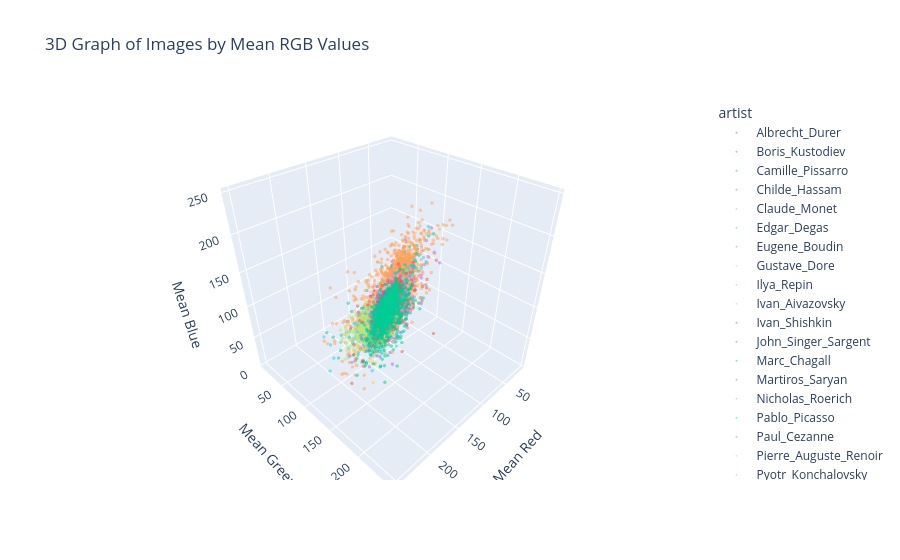

The cell this chart's notebook holds for it:
### Code cell
import plotly.express as px

# 2. Build the interactive 3D scatter plot
fig = px.scatter_3d(
    df,
    x="mean_R",
    y="mean_G",
    z="mean_B",
    color="artist",
    title="3D Graph of Images by Mean RGB Values",
    labels={"mean_R": "Mean Red", "mean_G": "Mean Green", "mean_B": "Mean Blue"},
    opacity=0.5,
)

# Make the dots slightly smaller for better visibility with 13k+ points
fig.update_traces(marker=dict(size=2))

# Display the plot
fig.show()

### Figure 1 — Plotly figure (JSON) as saved in the notebook; plotly's stock layout.template omitted (floating-point values rounded to 4 significant figures; data arrays with more than 128 entries replaced by an {"elided": "..."} marker saying what was removed)
{"data": [{"hovertemplate": "artist=Albrecht_Durer<br>Mean Red=%{x}<br>Mean Green=%{y}<br>Mean Blue=%{z}<extra></extra>", "legendgroup": "Albrecht_Durer", "marker": {"color": "#636efa", "opacity": 0.5, "size": 2, "symbol": "circle"}, "mode": "markers", "name": "Albrecht_Durer", "scene": "scene", "showlegend": true, "type": "scatter3d", "x": {"elided": "580 float values"}, "y": {"elided": "580 float values"}, "z": {"elided": "580 float values"}}, {"hovertemplate": "artist=Boris_Kustodiev<br>Mean Red=%{x}<br>Mean Green=%{y}<br>Mean Blue=%{z}<extra></extra>", "legendgroup": "Boris_Kustodiev", "marker": {"color": "#EF553B", "opacity": 0.5, "size": 2, "symbol": "circle"}, "mode": "markers", "name": "Boris_Kustodiev", "scene": "scene", "showlegend": true, "type": "scatter3d", "x": {"elided": "444 float values"}, "y": {"elided": "444 float values"}, "z": {"elided": "444 float values"}}, {"hovertemplate": "artist=Camille_Pissarro<br>Mean Red=%{x}<br>Mean Green=%{y}<br>Mean Blue=%{z}<extra></extra>", "legendgroup": "Camille_Pissarro", "marker": {"color": "#00cc96", "opacity": 0.5, "size": 2, "symbol": "circle"}, "mode": "markers", "name": "Camille_Pissarro", "scene": "scene", "showlegend": true, "type": "scatter3d", "x": {"elided": "621 float values"}, "y": {"elided": "621 float values"}, "z": {"elided": "621 float values"}}, {"hovertemplate": "artist=Childe_Hassam<br>Mean Red=%{x}<br>Mean Green=%{y}<br>Mean Blue=%{z}<extra></extra>", "legendgroup": "Childe_Hassam", "marker": {"color": "#ab63fa", "opacity": 0.5, "size": 2, "symbol": "circle"}, "mode": "markers", "name": "Childe_Hassam", "scene": "scene", "showlegend": true, "type": "scatter3d", "x": {"elided": "385 float values"}, "y": {"elided": "385 float values"}, "z": {"elided": "385 float values"}}, {"hovertemplate": "artist=Claude_Monet<br>Mean Red=%{x}<br>Mean Green=%{y}<br>Mean Blue=%{z}<extra></extra>", "legendgroup": "Claude_Monet", "marker": {"color": "#FFA15A", "opacity": 0.5, "size": 2, "symbol": "circle"}, "mode": "markers", "name": "Claude_Monet", "scene": "scene", "showlegend": true, "type": "scatter3d", "x": {"elided": "934 float values"}, "y": {"elided": "934 float values"}, "z": {"elided": "934 float values"}}, {"hovertemplate": "artist=Edgar_Degas<br>Mean Red=%{x}<br>Mean Green=%{y}<br>Mean Blue=%{z}<extra></extra>", "legendgroup": "Edgar_Degas", "marker": {"color": "#19d3f3", "opacity": 0.5, "size": 2, "symbol": "circle"}, "mode": "markers", "name": "Edgar_Degas", "scene": "scene", "showlegend": true, "type": "scatter3d", "x": {"elided": "428 float values"}, "y": {"elided": "428 float values"}, "z": {"elided": "428 float values"}}, {"hovertemplate": "artist=Eugene_Boudin<br>Mean Red=%{x}<br>Mean Green=%{y}<br>Mean Blue=%{z}<extra></extra>", "legendgroup": "Eugene_Boudin", "marker": {"color": "#FF6692", "opacity": 0.5, "size": 2, "symbol": "circle"}, "mode": "markers", "name": "Eugene_Boudin", "scene": "scene", "showlegend": true, "type": "scatter3d", "x": {"elided": "389 float values"}, "y": {"elided": "389 float values"}, "z": {"elided": "389 float values"}}, {"hovertemplate": "artist=Gustave_Dore<br>Mean Red=%{x}<br>Mean Green=%{y}<br>Mean Blue=%{z}<extra></extra>", "legendgroup": "Gustave_Dore", "marker": {"color": "#B6E880", "opacity": 0.5, "size": 2, "symbol": "circle"}, "mode": "markers", "name": "Gustave_Dore", "scene": "scene", "showlegend": true, "type": "scatter3d", "x": {"elided": "528 float values"}, "y": {"elided": "528 float values"}, "z": {"elided": "528 float values"}}, {"hovertemplate": "artist=Ilya_Repin<br>Mean Red=%{x}<br>Mean Green=%{y}<br>Mean Blue=%{z}<extra></extra>", "legendgroup": "Ilya_Repin", "marker": {"color": "#FF97FF", "opacity": 0.5, "size": 2, "symbol": "circle"}, "mode": "markers", "name": "Ilya_Repin", "scene": "scene", "showlegend": true, "type": "scatter3d", "x": {"elided": "378 float values"}, "y": {"elided": "378 float values"}, "z": {"elided": "378 float values"}}, {"hovertemplate": "artist=Ivan_Aivazovsky<br>Mean Red=%{x}<br>Mean Green=%{y}<br>Mean Blue=%{z}<extra></extra>", "legendgroup": "Ivan_Aivazovsky", "marker": {"color": "#FECB52", "opacity": 0.5, "size": 2, "symbol": "circle"}, "mode": "markers", "name": "Ivan_Aivazovsky", "scene": "scene", "showlegend": true, "type": "scatter3d", "x": {"elided": "404 float values"}, "y": {"elided": "404 float values"}, "z": {"elided": "404 float values"}}, {"hovertemplate": "artist=Ivan_Shishkin<br>Mean Red=%{x}<br>Mean Green=%{y}<br>Mean Blue=%{z}<extra></extra>", "legendgroup": "Ivan_Shishkin", "marker": {"color": "#636efa", "opacity": 0.5, "size": 2, "symbol": "circle"}, "mode": "markers", "name": "Ivan_Shishkin", "scene": "scene", "showlegend": true, "type": "scatter3d", "x": {"elided": "364 float values"}, "y": {"elided": "364 float values"}, "z": {"elided": "364 float values"}}, {"hovertemplate": "artist=John_Singer_Sargent<br>Mean Red=%{x}<br>Mean Green=%{y}<br>Mean Blue=%{z}<extra></extra>", "legendgroup": "John_Singer_Sargent", "marker": {"color": "#EF553B", "opacity": 0.5, "size": 2, "symbol": "circle"}, "mode": "markers", "name": "John_Singer_Sargent", "scene": "scene", "showlegend": true, "type": "scatter3d", "x": {"elided": "549 float values"}, "y": {"elided": "549 float values"}, "z": {"elided": "549 float values"}}, {"hovertemplate": "artist=Marc_Chagall<br>Mean Red=%{x}<br>Mean Green=%{y}<br>Mean Blue=%{z}<extra></extra>", "legendgroup": "Marc_Chagall", "marker": {"color": "#00cc96", "opacity": 0.5, "size": 2, "symbol": "circle"}, "mode": "markers", "name": "Marc_Chagall", "scene": "scene", "showlegend": true, "type": "scatter3d", "x": {"elided": "536 float values"}, "y": {"elided": "536 float values"}, "z": {"elided": "536 float values"}}, {"hovertemplate": "artist=Martiros_Saryan<br>Mean Red=%{x}<br>Mean Green=%{y}<br>Mean Blue=%{z}<extra></extra>", "legendgroup": "Martiros_Saryan", "marker": {"color": "#ab63fa", "opacity": 0.5, "size": 2, "symbol": "circle"}, "mode": "markers", "name": "Martiros_Saryan", "scene": "scene", "showlegend": true, "type": "scatter3d", "x": {"elided": "403 float values"}, "y": {"elided": "403 float values"}, "z": {"elided": "403 float values"}}, {"hovertemplate": "artist=Nicholas_Roerich<br>Mean Red=%{x}<br>Mean Green=%{y}<br>Mean Blue=%{z}<extra></extra>", "legendgroup": "Nicholas_Roerich", "marker": {"color": "#FFA15A", "opacity": 0.5, "size": 2, "symbol": "circle"}, "mode": "markers", "name": "Nicholas_Roerich", "scene": "scene", "showlegend": true, "type": "scatter3d", "x": {"elided": "1274 float values"}, "y": {"elided": "1274 float values"}, "z": {"elided": "1274 float values"}}, {"hovertemplate": "artist=Pablo_Picasso<br>Mean Red=%{x}<br>Mean Green=%{y}<br>Mean Blue=%{z}<extra></extra>", "legendgroup": "Pablo_Picasso", "marker": {"color": "#19d3f3", "opacity": 0.5, "size": 2, "symbol": "circle"}, "mode": "markers", "name": "Pablo_Picasso", "scene": "scene", "showlegend": true, "type": "scatter3d", "x": {"elided": "534 float values"}, "y": {"elided": "534 float values"}, "z": {"elided": "534 float values"}}, {"hovertemplate": "artist=Paul_Cezanne<br>Mean Red=%{x}<br>Mean Green=%{y}<br>Mean Blue=%{z}<extra></extra>", "legendgroup": "Paul_Cezanne", "marker": {"color": "#FF6692", "opacity": 0.5, "size": 2, "symbol": "circle"}, "mode": "markers", "name": "Paul_Cezanne", "scene": "scene", "showlegend": true, "type": "scatter3d", "x": {"elided": "406 float values"}, "y": {"elided": "406 float values"}, "z": {"elided": "406 float values"}}, {"hovertemplate": "artist=Pierre_Auguste_Renoir<br>Mean Red=%{x}<br>Mean Green=%{y}<br>Mean Blue=%{z}<extra></extra>", "legendgroup": "Pierre_Auguste_Renoir", "marker": {"color": "#B6E880", "opacity": 0.5, "size": 2, "symbol": "circle"}, "mode": "markers", "name": "Pierre_Auguste_Renoir", "scene": "scene", "showlegend": true, "type": "scatter3d", "x": {"elided": "975 float values"}, "y": {"elided": "975 float values"}, "z": {"elided": "975 float values"}}, {"hovertemplate": "artist=Pyotr_Konchalovsky<br>Mean Red=%{x}<br>Mean Green=%{y}<br>Mean Blue=%{z}<extra></extra>", "legendgroup": "Pyotr_Konchalovsky", "marker": {"color": "#FF97FF", "opacity": 0.5, "size": 2, "symbol": "circle"}, "mode": "markers", "name": "Pyotr_Konchalovsky", "scene": "scene", "showlegend": true, "type": "scatter3d", "x": {"elided": "644 float values"}, "y": {"elided": "644 float values"}, "z": {"elided": "644 float values"}}, {"hovertemplate": "artist=Raphael_Kirchner<br>Mean Red=%{x}<br>Mean Green=%{y}<br>Mean Blue=%{z}<extra></extra>", "legendgroup": "Raphael_Kirchner", "marker": {"color": "#FECB52", "opacity": 0.5, "size": 2, "symbol": "circle"}, "mode": "markers", "name": "Raphael_Kirchner", "scene": "scene", "showlegend": true, "type": "scatter3d", "x": {"elided": "362 float values"}, "y": {"elided": "362 float values"}, "z": {"elided": "362 float values"}}, {"hovertemplate": "artist=Rembrandt<br>Mean Red=%{x}<br>Mean Green=%{y}<br>Mean Blue=%{z}<extra></extra>", "legendgroup": "Rembrandt", "marker": {"color": "#636efa", "opacity": 0.5, "size": 2, "symbol": "circle"}, "mode": "markers", "name": "Rembrandt", "scene": "scene", "showlegend": true, "type": "scatter3d", "x": {"elided": "544 float values"}, "y": {"elided": "544 float values"}, "z": {"elided": "544 float values"}}, {"hovertemplate": "artist=Salvador_Dali<br>Mean Red=%{x}<br>Mean Green=%{y}<br>Mean Blue=%{z}<extra></extra>", "legendgroup": "Salvador_Dali", "marker": {"color": "#EF553B", "opacity": 0.5, "size": 2, "symbol": "circle"}, "mode": "markers", "name": "Salvador_Dali", "scene": "scene", "showlegend": true, "type": "scatter3d", "x": {"elided": "336 float values"}, "y": {"elided": "336 float values"}, "z": {"elided": "336 float values"}}, {"hovertemplate": "artist=Vincent_van_Gogh<br>Mean Red=%{x}<br>Mean Green=%{y}<br>Mean Blue=%{z}<extra></extra>", "legendgroup": "Vincent_van_Gogh", "marker": {"color": "#00cc96", "opacity": 0.5, "size": 2, "symbol": "circle"}, "mode": "markers", "name": "Vincent_van_Gogh", "scene": "scene", "showlegend": true, "type": "scatter3d", "x": {"elided": "1322 float values"}, "y": {"elided": "1322 float values"}, "z": {"elided": "1322 float values"}}], "layout": {"legend": {"title": {"text": "artist"}, "tracegroupgap": 0}, "scene": {"domain": {"x": [0, 1], "y": [0, 1]}, "xaxis": {"title": {"text": "Mean Red"}}, "yaxis": {"title": {"text": "Mean Green"}}, "zaxis": {"title": {"text": "Mean Blue"}}}, "title": {"text": "3D Graph of Images by Mean RGB Values"}}}
